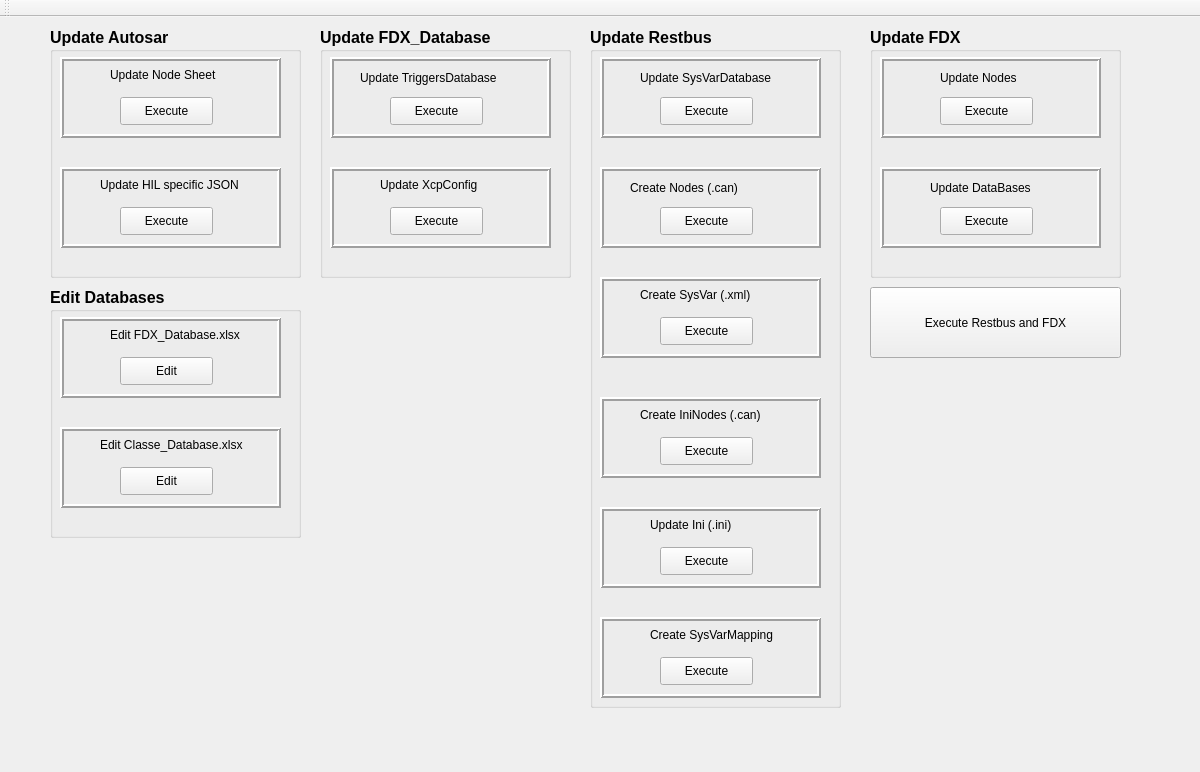
<?xml version="1.0" encoding="UTF-8"?>
<ui version="4.0">
 <class>MainWindow</class>
 <widget class="QMainWindow" name="MainWindow">
  <property name="windowModality">
   <enum>Qt::NonModal</enum>
  </property>
  <property name="geometry">
   <rect>
    <x>0</x>
    <y>0</y>
    <width>1200</width>
    <height>772</height>
   </rect>
  </property>
  <property name="sizePolicy">
   <sizepolicy hsizetype="Fixed" vsizetype="Fixed">
    <horstretch>0</horstretch>
    <verstretch>0</verstretch>
   </sizepolicy>
  </property>
  <property name="windowTitle">
   <string>Classe Generation Tool</string>
  </property>
  <property name="autoFillBackground">
   <bool>false</bool>
  </property>
  <property name="tabShape">
   <enum>QTabWidget::Rounded</enum>
  </property>
  <widget class="QWidget" name="centralwidget">
   <widget class="QGroupBox" name="groupBox">
    <property name="geometry">
     <rect>
      <x>50</x>
      <y>10</y>
      <width>251</width>
      <height>251</height>
     </rect>
    </property>
    <property name="font">
     <font>
      <pointsize>12</pointsize>
      <weight>75</weight>
      <bold>true</bold>
     </font>
    </property>
    <property name="title">
     <string>Update Autosar</string>
    </property>
    <property name="flat">
     <bool>false</bool>
    </property>
    <property name="checkable">
     <bool>false</bool>
    </property>
    <widget class="QFrame" name="frame_2">
     <property name="geometry">
      <rect>
       <x>10</x>
       <y>30</y>
       <width>221</width>
       <height>81</height>
      </rect>
     </property>
     <property name="frameShape">
      <enum>QFrame::Box</enum>
     </property>
     <property name="frameShadow">
      <enum>QFrame::Raised</enum>
     </property>
     <property name="lineWidth">
      <number>2</number>
     </property>
     <widget class="QLabel" name="label_2">
      <property name="geometry">
       <rect>
        <x>50</x>
        <y>10</y>
        <width>151</width>
        <height>16</height>
       </rect>
      </property>
      <property name="sizePolicy">
       <sizepolicy hsizetype="Expanding" vsizetype="Preferred">
        <horstretch>0</horstretch>
        <verstretch>0</verstretch>
       </sizepolicy>
      </property>
      <property name="font">
       <font>
        <pointsize>9</pointsize>
        <weight>50</weight>
        <bold>false</bold>
       </font>
      </property>
      <property name="text">
       <string>Update Node Sheet</string>
      </property>
     </widget>
     <widget class="QPushButton" name="ex_updateNodeSheet">
      <property name="geometry">
       <rect>
        <x>60</x>
        <y>40</y>
        <width>93</width>
        <height>28</height>
       </rect>
      </property>
      <property name="font">
       <font>
        <pointsize>9</pointsize>
        <weight>50</weight>
        <bold>false</bold>
       </font>
      </property>
      <property name="text">
       <string>Execute</string>
      </property>
     </widget>
    </widget>
    <widget class="QFrame" name="frame_3">
     <property name="geometry">
      <rect>
       <x>10</x>
       <y>140</y>
       <width>221</width>
       <height>81</height>
      </rect>
     </property>
     <property name="frameShape">
      <enum>QFrame::Box</enum>
     </property>
     <property name="frameShadow">
      <enum>QFrame::Raised</enum>
     </property>
     <property name="lineWidth">
      <number>2</number>
     </property>
     <widget class="QLabel" name="label_3">
      <property name="geometry">
       <rect>
        <x>40</x>
        <y>10</y>
        <width>171</width>
        <height>16</height>
       </rect>
      </property>
      <property name="font">
       <font>
        <pointsize>9</pointsize>
        <weight>50</weight>
        <bold>false</bold>
       </font>
      </property>
      <property name="text">
       <string>Update HIL specific JSON</string>
      </property>
     </widget>
     <widget class="QPushButton" name="ex_hil_specific">
      <property name="geometry">
       <rect>
        <x>60</x>
        <y>40</y>
        <width>93</width>
        <height>28</height>
       </rect>
      </property>
      <property name="font">
       <font>
        <pointsize>9</pointsize>
        <weight>50</weight>
        <bold>false</bold>
       </font>
      </property>
      <property name="text">
       <string>Execute</string>
      </property>
     </widget>
    </widget>
   </widget>
   <widget class="QGroupBox" name="groupBox_2">
    <property name="geometry">
     <rect>
      <x>320</x>
      <y>10</y>
      <width>251</width>
      <height>251</height>
     </rect>
    </property>
    <property name="font">
     <font>
      <pointsize>12</pointsize>
      <weight>75</weight>
      <bold>true</bold>
     </font>
    </property>
    <property name="title">
     <string>Update FDX_Database</string>
    </property>
    <property name="flat">
     <bool>false</bool>
    </property>
    <property name="checkable">
     <bool>false</bool>
    </property>
    <widget class="QFrame" name="frame_4">
     <property name="geometry">
      <rect>
       <x>10</x>
       <y>30</y>
       <width>221</width>
       <height>81</height>
      </rect>
     </property>
     <property name="frameShape">
      <enum>QFrame::Box</enum>
     </property>
     <property name="frameShadow">
      <enum>QFrame::Raised</enum>
     </property>
     <property name="lineWidth">
      <number>2</number>
     </property>
     <widget class="QLabel" name="label_4">
      <property name="geometry">
       <rect>
        <x>30</x>
        <y>10</y>
        <width>171</width>
        <height>21</height>
       </rect>
      </property>
      <property name="font">
       <font>
        <pointsize>9</pointsize>
        <weight>50</weight>
        <bold>false</bold>
       </font>
      </property>
      <property name="text">
       <string>Update TriggersDatabase</string>
      </property>
     </widget>
     <widget class="QPushButton" name="ex_triggers_database">
      <property name="geometry">
       <rect>
        <x>60</x>
        <y>40</y>
        <width>93</width>
        <height>28</height>
       </rect>
      </property>
      <property name="font">
       <font>
        <pointsize>9</pointsize>
        <weight>50</weight>
        <bold>false</bold>
       </font>
      </property>
      <property name="text">
       <string>Execute</string>
      </property>
     </widget>
    </widget>
    <widget class="QFrame" name="frame_10">
     <property name="geometry">
      <rect>
       <x>10</x>
       <y>140</y>
       <width>221</width>
       <height>81</height>
      </rect>
     </property>
     <property name="frameShape">
      <enum>QFrame::Box</enum>
     </property>
     <property name="frameShadow">
      <enum>QFrame::Raised</enum>
     </property>
     <property name="lineWidth">
      <number>2</number>
     </property>
     <widget class="QLabel" name="label_11">
      <property name="geometry">
       <rect>
        <x>50</x>
        <y>10</y>
        <width>161</width>
        <height>16</height>
       </rect>
      </property>
      <property name="font">
       <font>
        <pointsize>9</pointsize>
        <weight>50</weight>
        <bold>false</bold>
       </font>
      </property>
      <property name="text">
       <string>Update XcpConfig</string>
      </property>
     </widget>
     <widget class="QPushButton" name="ex_xcpconfig">
      <property name="geometry">
       <rect>
        <x>60</x>
        <y>40</y>
        <width>93</width>
        <height>28</height>
       </rect>
      </property>
      <property name="font">
       <font>
        <pointsize>9</pointsize>
        <weight>50</weight>
        <bold>false</bold>
       </font>
      </property>
      <property name="text">
       <string>Execute</string>
      </property>
     </widget>
    </widget>
   </widget>
   <widget class="QGroupBox" name="groupBox_3">
    <property name="geometry">
     <rect>
      <x>590</x>
      <y>10</y>
      <width>251</width>
      <height>681</height>
     </rect>
    </property>
    <property name="font">
     <font>
      <pointsize>12</pointsize>
      <weight>75</weight>
      <bold>true</bold>
     </font>
    </property>
    <property name="title">
     <string>Update Restbus</string>
    </property>
    <property name="flat">
     <bool>false</bool>
    </property>
    <property name="checkable">
     <bool>false</bool>
    </property>
    <widget class="QFrame" name="frame_6">
     <property name="geometry">
      <rect>
       <x>10</x>
       <y>30</y>
       <width>221</width>
       <height>81</height>
      </rect>
     </property>
     <property name="frameShape">
      <enum>QFrame::Box</enum>
     </property>
     <property name="frameShadow">
      <enum>QFrame::Raised</enum>
     </property>
     <property name="lineWidth">
      <number>2</number>
     </property>
     <widget class="QLabel" name="label_6">
      <property name="geometry">
       <rect>
        <x>40</x>
        <y>10</y>
        <width>171</width>
        <height>21</height>
       </rect>
      </property>
      <property name="font">
       <font>
        <pointsize>9</pointsize>
        <weight>50</weight>
        <bold>false</bold>
       </font>
      </property>
      <property name="text">
       <string>Update SysVarDatabase</string>
      </property>
     </widget>
     <widget class="QPushButton" name="ex_sysvardatabase">
      <property name="geometry">
       <rect>
        <x>60</x>
        <y>40</y>
        <width>93</width>
        <height>28</height>
       </rect>
      </property>
      <property name="font">
       <font>
        <pointsize>9</pointsize>
        <weight>50</weight>
        <bold>false</bold>
       </font>
      </property>
      <property name="text">
       <string>Execute</string>
      </property>
     </widget>
    </widget>
    <widget class="QFrame" name="frame_7">
     <property name="geometry">
      <rect>
       <x>10</x>
       <y>140</y>
       <width>221</width>
       <height>81</height>
      </rect>
     </property>
     <property name="frameShape">
      <enum>QFrame::Box</enum>
     </property>
     <property name="frameShadow">
      <enum>QFrame::Raised</enum>
     </property>
     <property name="lineWidth">
      <number>2</number>
     </property>
     <widget class="QLabel" name="label_7">
      <property name="geometry">
       <rect>
        <x>30</x>
        <y>10</y>
        <width>171</width>
        <height>21</height>
       </rect>
      </property>
      <property name="font">
       <font>
        <pointsize>9</pointsize>
        <weight>50</weight>
        <bold>false</bold>
       </font>
      </property>
      <property name="text">
       <string>Create Nodes (.can)</string>
      </property>
     </widget>
     <widget class="QPushButton" name="ex_create_nodes">
      <property name="geometry">
       <rect>
        <x>60</x>
        <y>40</y>
        <width>93</width>
        <height>28</height>
       </rect>
      </property>
      <property name="font">
       <font>
        <pointsize>9</pointsize>
        <weight>50</weight>
        <bold>false</bold>
       </font>
      </property>
      <property name="text">
       <string>Execute</string>
      </property>
     </widget>
    </widget>
    <widget class="QFrame" name="frame_11">
     <property name="geometry">
      <rect>
       <x>10</x>
       <y>250</y>
       <width>221</width>
       <height>81</height>
      </rect>
     </property>
     <property name="frameShape">
      <enum>QFrame::Box</enum>
     </property>
     <property name="frameShadow">
      <enum>QFrame::Raised</enum>
     </property>
     <property name="lineWidth">
      <number>2</number>
     </property>
     <widget class="QLabel" name="label_12">
      <property name="geometry">
       <rect>
        <x>40</x>
        <y>10</y>
        <width>171</width>
        <height>16</height>
       </rect>
      </property>
      <property name="font">
       <font>
        <pointsize>9</pointsize>
        <weight>50</weight>
        <bold>false</bold>
       </font>
      </property>
      <property name="text">
       <string>Create SysVar (.xml)</string>
      </property>
     </widget>
     <widget class="QPushButton" name="ex_create_sysvar">
      <property name="geometry">
       <rect>
        <x>60</x>
        <y>40</y>
        <width>93</width>
        <height>28</height>
       </rect>
      </property>
      <property name="font">
       <font>
        <pointsize>9</pointsize>
        <weight>50</weight>
        <bold>false</bold>
       </font>
      </property>
      <property name="text">
       <string>Execute</string>
      </property>
     </widget>
    </widget>
    <widget class="QFrame" name="frame_12">
     <property name="geometry">
      <rect>
       <x>10</x>
       <y>370</y>
       <width>221</width>
       <height>81</height>
      </rect>
     </property>
     <property name="frameShape">
      <enum>QFrame::Box</enum>
     </property>
     <property name="frameShadow">
      <enum>QFrame::Raised</enum>
     </property>
     <property name="lineWidth">
      <number>2</number>
     </property>
     <widget class="QLabel" name="label_13">
      <property name="geometry">
       <rect>
        <x>40</x>
        <y>10</y>
        <width>171</width>
        <height>16</height>
       </rect>
      </property>
      <property name="font">
       <font>
        <pointsize>9</pointsize>
        <weight>50</weight>
        <bold>false</bold>
       </font>
      </property>
      <property name="text">
       <string>Create IniNodes (.can)</string>
      </property>
     </widget>
     <widget class="QPushButton" name="ex_ini_nodes">
      <property name="geometry">
       <rect>
        <x>60</x>
        <y>40</y>
        <width>93</width>
        <height>28</height>
       </rect>
      </property>
      <property name="font">
       <font>
        <pointsize>9</pointsize>
        <weight>50</weight>
        <bold>false</bold>
       </font>
      </property>
      <property name="text">
       <string>Execute</string>
      </property>
     </widget>
    </widget>
    <widget class="QFrame" name="frame_13">
     <property name="geometry">
      <rect>
       <x>10</x>
       <y>480</y>
       <width>221</width>
       <height>81</height>
      </rect>
     </property>
     <property name="frameShape">
      <enum>QFrame::Box</enum>
     </property>
     <property name="frameShadow">
      <enum>QFrame::Raised</enum>
     </property>
     <property name="lineWidth">
      <number>2</number>
     </property>
     <widget class="QLabel" name="label_14">
      <property name="geometry">
       <rect>
        <x>50</x>
        <y>10</y>
        <width>161</width>
        <height>16</height>
       </rect>
      </property>
      <property name="font">
       <font>
        <pointsize>9</pointsize>
        <weight>50</weight>
        <bold>false</bold>
       </font>
      </property>
      <property name="text">
       <string>Update Ini (.ini)</string>
      </property>
     </widget>
     <widget class="QPushButton" name="ex_update_ini">
      <property name="geometry">
       <rect>
        <x>60</x>
        <y>40</y>
        <width>93</width>
        <height>28</height>
       </rect>
      </property>
      <property name="font">
       <font>
        <pointsize>9</pointsize>
        <weight>50</weight>
        <bold>false</bold>
       </font>
      </property>
      <property name="text">
       <string>Execute</string>
      </property>
     </widget>
    </widget>
    <widget class="QLabel" name="label_8">
     <property name="geometry">
      <rect>
       <x>100</x>
       <y>110</y>
       <width>21</width>
       <height>31</height>
      </rect>
     </property>
     <property name="text">
      <string/>
     </property>
     <property name="pixmap">
      <pixmap resource="Res.qrc">:/Arrow/icons8-double-down-24.png</pixmap>
     </property>
     <property name="scaledContents">
      <bool>true</bool>
     </property>
    </widget>
    <widget class="QFrame" name="frame_24">
     <property name="geometry">
      <rect>
       <x>10</x>
       <y>590</y>
       <width>221</width>
       <height>81</height>
      </rect>
     </property>
     <property name="frameShape">
      <enum>QFrame::Box</enum>
     </property>
     <property name="frameShadow">
      <enum>QFrame::Raised</enum>
     </property>
     <property name="lineWidth">
      <number>2</number>
     </property>
     <widget class="QLabel" name="label_25">
      <property name="geometry">
       <rect>
        <x>50</x>
        <y>10</y>
        <width>161</width>
        <height>16</height>
       </rect>
      </property>
      <property name="font">
       <font>
        <pointsize>9</pointsize>
        <weight>50</weight>
        <bold>false</bold>
       </font>
      </property>
      <property name="text">
       <string>Create SysVarMapping</string>
      </property>
     </widget>
     <widget class="QPushButton" name="ex_sysvarmapping">
      <property name="geometry">
       <rect>
        <x>60</x>
        <y>40</y>
        <width>93</width>
        <height>28</height>
       </rect>
      </property>
      <property name="font">
       <font>
        <pointsize>9</pointsize>
        <weight>50</weight>
        <bold>false</bold>
       </font>
      </property>
      <property name="text">
       <string>Execute</string>
      </property>
     </widget>
    </widget>
    <widget class="QLabel" name="label_26">
     <property name="geometry">
      <rect>
       <x>100</x>
       <y>220</y>
       <width>21</width>
       <height>31</height>
      </rect>
     </property>
     <property name="text">
      <string/>
     </property>
     <property name="pixmap">
      <pixmap>icons8-double-down-24.png</pixmap>
     </property>
     <property name="scaledContents">
      <bool>true</bool>
     </property>
    </widget>
    <widget class="QLabel" name="label_27">
     <property name="geometry">
      <rect>
       <x>100</x>
       <y>340</y>
       <width>21</width>
       <height>31</height>
      </rect>
     </property>
     <property name="text">
      <string/>
     </property>
     <property name="pixmap">
      <pixmap>icons8-double-down-24.png</pixmap>
     </property>
     <property name="scaledContents">
      <bool>true</bool>
     </property>
    </widget>
    <widget class="QLabel" name="label_28">
     <property name="geometry">
      <rect>
       <x>100</x>
       <y>450</y>
       <width>21</width>
       <height>31</height>
      </rect>
     </property>
     <property name="text">
      <string/>
     </property>
     <property name="pixmap">
      <pixmap>icons8-double-down-24.png</pixmap>
     </property>
     <property name="scaledContents">
      <bool>true</bool>
     </property>
    </widget>
    <widget class="QLabel" name="label_29">
     <property name="geometry">
      <rect>
       <x>100</x>
       <y>560</y>
       <width>21</width>
       <height>31</height>
      </rect>
     </property>
     <property name="text">
      <string/>
     </property>
     <property name="pixmap">
      <pixmap>icons8-double-down-24.png</pixmap>
     </property>
     <property name="scaledContents">
      <bool>true</bool>
     </property>
    </widget>
   </widget>
   <widget class="QGroupBox" name="groupBox_4">
    <property name="geometry">
     <rect>
      <x>870</x>
      <y>10</y>
      <width>251</width>
      <height>251</height>
     </rect>
    </property>
    <property name="font">
     <font>
      <pointsize>12</pointsize>
      <weight>75</weight>
      <bold>true</bold>
     </font>
    </property>
    <property name="title">
     <string>Update FDX</string>
    </property>
    <property name="flat">
     <bool>false</bool>
    </property>
    <property name="checkable">
     <bool>false</bool>
    </property>
    <widget class="QFrame" name="frame_14">
     <property name="geometry">
      <rect>
       <x>10</x>
       <y>30</y>
       <width>221</width>
       <height>81</height>
      </rect>
     </property>
     <property name="frameShape">
      <enum>QFrame::Box</enum>
     </property>
     <property name="frameShadow">
      <enum>QFrame::Raised</enum>
     </property>
     <property name="lineWidth">
      <number>2</number>
     </property>
     <widget class="QLabel" name="label_15">
      <property name="geometry">
       <rect>
        <x>60</x>
        <y>10</y>
        <width>121</width>
        <height>21</height>
       </rect>
      </property>
      <property name="font">
       <font>
        <pointsize>9</pointsize>
        <weight>50</weight>
        <bold>false</bold>
       </font>
      </property>
      <property name="text">
       <string>Update Nodes</string>
      </property>
     </widget>
     <widget class="QPushButton" name="ex_fdx_nodes">
      <property name="geometry">
       <rect>
        <x>60</x>
        <y>40</y>
        <width>93</width>
        <height>28</height>
       </rect>
      </property>
      <property name="font">
       <font>
        <pointsize>9</pointsize>
        <weight>50</weight>
        <bold>false</bold>
       </font>
      </property>
      <property name="text">
       <string>Execute</string>
      </property>
     </widget>
    </widget>
    <widget class="QFrame" name="frame_15">
     <property name="geometry">
      <rect>
       <x>10</x>
       <y>140</y>
       <width>221</width>
       <height>81</height>
      </rect>
     </property>
     <property name="frameShape">
      <enum>QFrame::Box</enum>
     </property>
     <property name="frameShadow">
      <enum>QFrame::Raised</enum>
     </property>
     <property name="lineWidth">
      <number>2</number>
     </property>
     <widget class="QLabel" name="label_16">
      <property name="geometry">
       <rect>
        <x>50</x>
        <y>10</y>
        <width>171</width>
        <height>21</height>
       </rect>
      </property>
      <property name="font">
       <font>
        <pointsize>9</pointsize>
        <weight>50</weight>
        <bold>false</bold>
       </font>
      </property>
      <property name="text">
       <string>Update DataBases</string>
      </property>
     </widget>
     <widget class="QPushButton" name="ex_fdx_databases">
      <property name="geometry">
       <rect>
        <x>60</x>
        <y>40</y>
        <width>93</width>
        <height>28</height>
       </rect>
      </property>
      <property name="font">
       <font>
        <pointsize>9</pointsize>
        <weight>50</weight>
        <bold>false</bold>
       </font>
      </property>
      <property name="text">
       <string>Execute</string>
      </property>
     </widget>
    </widget>
   </widget>
   <widget class="QGroupBox" name="groupBox_5">
    <property name="geometry">
     <rect>
      <x>50</x>
      <y>270</y>
      <width>251</width>
      <height>251</height>
     </rect>
    </property>
    <property name="font">
     <font>
      <pointsize>12</pointsize>
      <weight>75</weight>
      <bold>true</bold>
     </font>
    </property>
    <property name="title">
     <string>Edit Databases</string>
    </property>
    <property name="flat">
     <bool>false</bool>
    </property>
    <property name="checkable">
     <bool>false</bool>
    </property>
    <widget class="QFrame" name="frame_16">
     <property name="geometry">
      <rect>
       <x>10</x>
       <y>30</y>
       <width>221</width>
       <height>81</height>
      </rect>
     </property>
     <property name="frameShape">
      <enum>QFrame::Box</enum>
     </property>
     <property name="frameShadow">
      <enum>QFrame::Raised</enum>
     </property>
     <property name="lineWidth">
      <number>2</number>
     </property>
     <widget class="QLabel" name="label_17">
      <property name="geometry">
       <rect>
        <x>50</x>
        <y>10</y>
        <width>161</width>
        <height>16</height>
       </rect>
      </property>
      <property name="sizePolicy">
       <sizepolicy hsizetype="Expanding" vsizetype="Preferred">
        <horstretch>0</horstretch>
        <verstretch>0</verstretch>
       </sizepolicy>
      </property>
      <property name="font">
       <font>
        <pointsize>9</pointsize>
        <weight>50</weight>
        <bold>false</bold>
       </font>
      </property>
      <property name="text">
       <string>Edit FDX_Database.xlsx</string>
      </property>
     </widget>
     <widget class="QPushButton" name="edit_fdx_database">
      <property name="geometry">
       <rect>
        <x>60</x>
        <y>40</y>
        <width>93</width>
        <height>28</height>
       </rect>
      </property>
      <property name="font">
       <font>
        <pointsize>9</pointsize>
        <weight>50</weight>
        <bold>false</bold>
       </font>
      </property>
      <property name="text">
       <string>Edit</string>
      </property>
     </widget>
    </widget>
    <widget class="QFrame" name="frame_17">
     <property name="geometry">
      <rect>
       <x>10</x>
       <y>140</y>
       <width>221</width>
       <height>81</height>
      </rect>
     </property>
     <property name="frameShape">
      <enum>QFrame::Box</enum>
     </property>
     <property name="frameShadow">
      <enum>QFrame::Raised</enum>
     </property>
     <property name="lineWidth">
      <number>2</number>
     </property>
     <widget class="QLabel" name="label_18">
      <property name="geometry">
       <rect>
        <x>40</x>
        <y>10</y>
        <width>171</width>
        <height>16</height>
       </rect>
      </property>
      <property name="font">
       <font>
        <pointsize>9</pointsize>
        <weight>50</weight>
        <bold>false</bold>
       </font>
      </property>
      <property name="text">
       <string>Edit Classe_Database.xlsx</string>
      </property>
     </widget>
     <widget class="QPushButton" name="pushButton_17">
      <property name="geometry">
       <rect>
        <x>60</x>
        <y>40</y>
        <width>93</width>
        <height>28</height>
       </rect>
      </property>
      <property name="font">
       <font>
        <pointsize>9</pointsize>
        <weight>50</weight>
        <bold>false</bold>
       </font>
      </property>
      <property name="text">
       <string>Edit</string>
      </property>
     </widget>
    </widget>
   </widget>
   <widget class="QPushButton" name="ex_run_all">
    <property name="geometry">
     <rect>
      <x>870</x>
      <y>270</y>
      <width>251</width>
      <height>71</height>
     </rect>
    </property>
    <property name="font">
     <font>
      <pointsize>9</pointsize>
      <weight>50</weight>
      <bold>false</bold>
     </font>
    </property>
    <property name="styleSheet">
     <string notr="true"/>
    </property>
    <property name="text">
     <string>Execute Restbus and FDX</string>
    </property>
   </widget>
  </widget>
  <widget class="QMenuBar" name="menubar">
   <property name="geometry">
    <rect>
     <x>0</x>
     <y>0</y>
     <width>1200</width>
     <height>26</height>
    </rect>
   </property>
  </widget>
  <widget class="QToolBar" name="toolBar">
   <property name="windowTitle">
    <string>toolBar</string>
   </property>
   <attribute name="toolBarArea">
    <enum>TopToolBarArea</enum>
   </attribute>
   <attribute name="toolBarBreak">
    <bool>false</bool>
   </attribute>
  </widget>
 </widget>
 <resources>
  <include location="Res.qrc"/>
 </resources>
 <connections/>
</ui>
